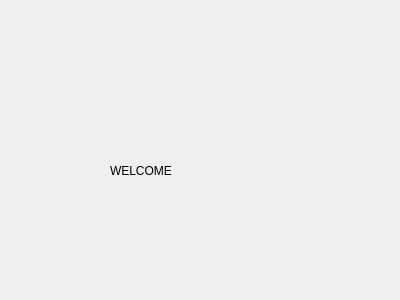
<?xml version="1.0" encoding="UTF-8"?>
<ui version="4.0">
 <class>SecDialog</class>
 <widget class="QDialog" name="SecDialog">
  <property name="geometry">
   <rect>
    <x>0</x>
    <y>0</y>
    <width>400</width>
    <height>300</height>
   </rect>
  </property>
  <property name="windowTitle">
   <string>Dialog</string>
  </property>
  <widget class="QLabel" name="label">
   <property name="geometry">
    <rect>
     <x>110</x>
     <y>140</y>
     <width>121</width>
     <height>61</height>
    </rect>
   </property>
   <property name="text">
    <string>WELCOME</string>
   </property>
   <property name="wordWrap">
    <bool>true</bool>
   </property>
  </widget>
 </widget>
 <resources/>
 <connections/>
</ui>
